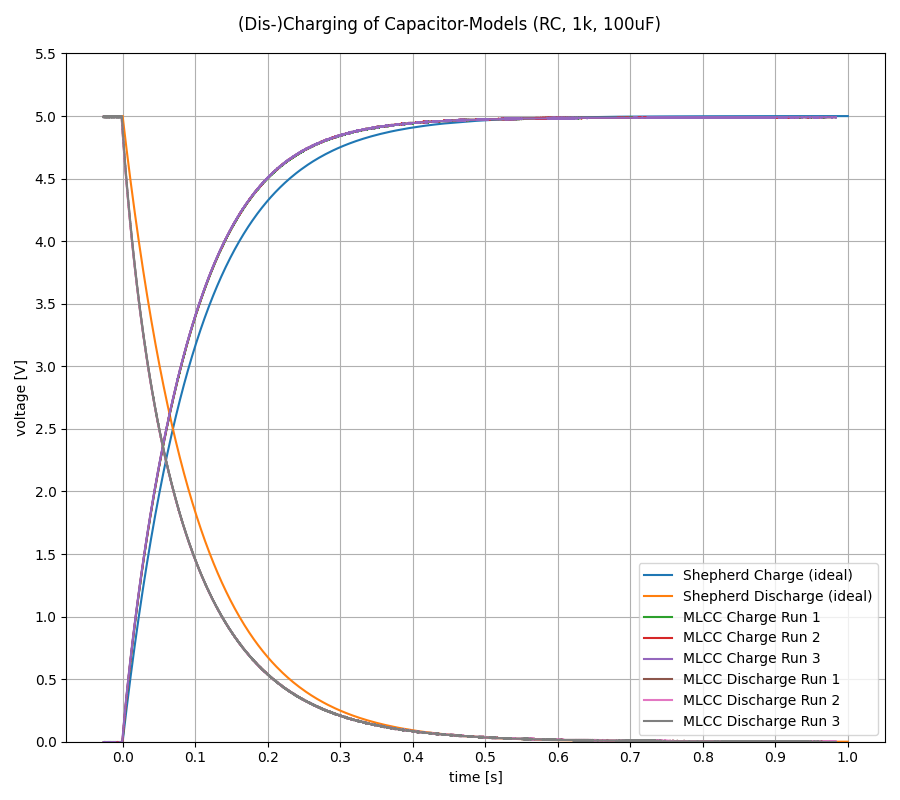

Here is the Python script that generated this plot:
from pathlib import Path

import numpy as np
from capacitor_shepherd import shp_cap_sim
from data_cap import data_names as cap_names
from data_cap import get_capacitor
from matplotlib import pyplot as plt

runtime = 1

shp_dis = shp_cap_sim(U_start_V=5, U_inp_V=0.0, R_inp_Ohm=1000, runtime=runtime)
shp_chg = shp_cap_sim(U_start_V=0, U_inp_V=5.0, R_inp_Ohm=1000, runtime=runtime)

fig = plt.figure(figsize=(9, 8), layout="tight")

plt.plot(shp_chg["time"], shp_chg["voltage"], label="Shepherd Charge (ideal)")
plt.plot(shp_dis["time"], shp_dis["voltage"], label="Shepherd Discharge (ideal)")

for name in cap_names:
    cap_real = get_capacitor(name)
    plt.plot(cap_real["Time [s]"], cap_real["V_BAT"], label=name)

plt.suptitle("(Dis-)Charging of Capacitor-Models (RC, 1k, 100uF)")
plt.xlabel("time [s]")
plt.ylabel("voltage [V]")
plt.xticks(np.arange(0.0, runtime + 0.1, 0.1))
plt.yticks(np.arange(0.0, 5.6, 0.5))
plt.ylim(bottom=0.0)  # , top=1.0)
plt.grid(True)
plt.legend(loc="lower right")
plt.tight_layout()
# force direct values on axis
for ax in fig.get_axes():
    ax.get_yaxis().get_major_formatter().set_useOffset(False)
    ax.get_xaxis().get_major_formatter().set_useOffset(False)
plt.savefig(Path(__file__).with_suffix(".png"))
plt.savefig(Path(__file__).with_suffix(".svg"))
plt.close(fig)
